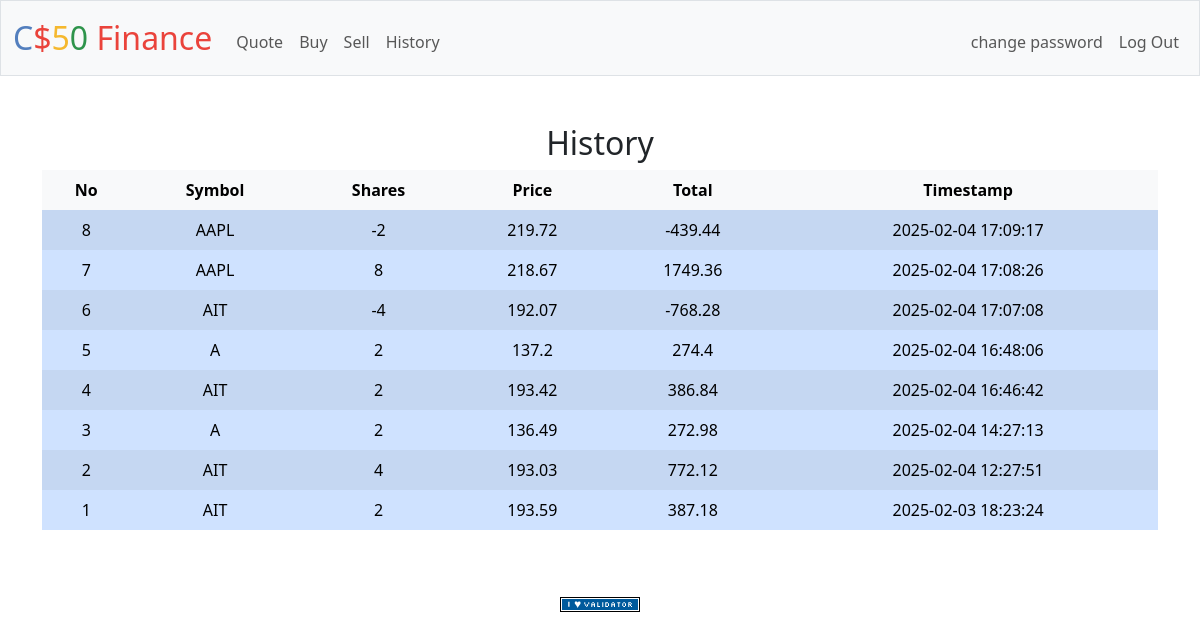
Screenshot of /history (signed in) with the database file from the repository.
### tables this page shows
CREATE TABLE transactions (
    id INTEGER PRIMARY KEY NOT NULL,
    user_id INTEGER NOT NULL,
    symbol TEXT NOT NULL,
    shares INTEGER NOT NULL,
    price NUMERIC NOT NULL,
    timestamp DATETIME DEFAULT CURRENT_TIMESTAMP,
    FOREIGN KEY (user_id) REFERENCES users(id)
);

### app.py (the view)
@app.route("/history")
@login_required
def history():
    user_id = session['user_id']
    transactions = db.execute("SELECT * FROM transactions WHERE user_id = :user_id ORDER BY timestamp DESC",
                              user_id = user_id)
    return render_template("history.html", transactions = transactions)

### app.py (called while the page is built)
@app.after_request
def after_request(response):
    response.headers["Cache-Control"] = "no-cache, no-store, must-revalidate"
    response.headers["Expires"] = 0
    response.headers["Pragma"] = "no-cache"
    return response

### helpers.py (called while the page is built)
def login_required(f):
    @wraps(f)
    def decorated_function(*args, **kwargs):
        if session.get("user_id") is None:
            return redirect("/login")
        return f(*args, **kwargs)
    return decorated_function

### templates/history.html (shortened to what this page needs)
{% extends "layout.html" %}
{% block main %}
    <h2>History</h2>
    <divclass="table-responsive">
        <table class="table table-striped table-hover table-borderless table-primary align-middle">
            <thead class="table-light">
                <tr>
                    <th>No</th>
                    <th>Symbol</th>
                    <th>Shares</th>
                    <th>Price</th>
                    <th>Total</th>
                    <th>Timestamp</th>
                </tr>
            </thead>
            <tbody class="table-group-divider">
                {% for transaction in transactions %}
                    <tr class="table-primary">
                        <td>{{ transaction.id }}</td>
                        <td>{{ transaction.symbol }}</td>
                        <td>{{ transaction.shares }}</td>
                        <td>{{ transaction.price }}</td>
                        <td>{{ (transaction.shares * transaction.price) | round(2) }}</td>
                        <td>{{ transaction.timestamp }}</td>
                    </tr>
                {% endfor %}
            </tbody>
        </table>
{% endblock %}

### rows the page displays
transactions: (transaction.shares*transaction.price)|round(2) "-439.44"
transactions: (transaction.shares*transaction.price)|round(2) "1749.36"
transactions: (transaction.shares*transaction.price)|round(2) "-768.28"
transactions: (transaction.shares*transaction.price)|round(2) "274.4"
transactions: (transaction.shares*transaction.price)|round(2) "386.84"
transactions: (transaction.shares*transaction.price)|round(2) "272.98"
transactions: (transaction.shares*transaction.price)|round(2) "772.12"
transactions: (transaction.shares*transaction.price)|round(2) "387.18"
